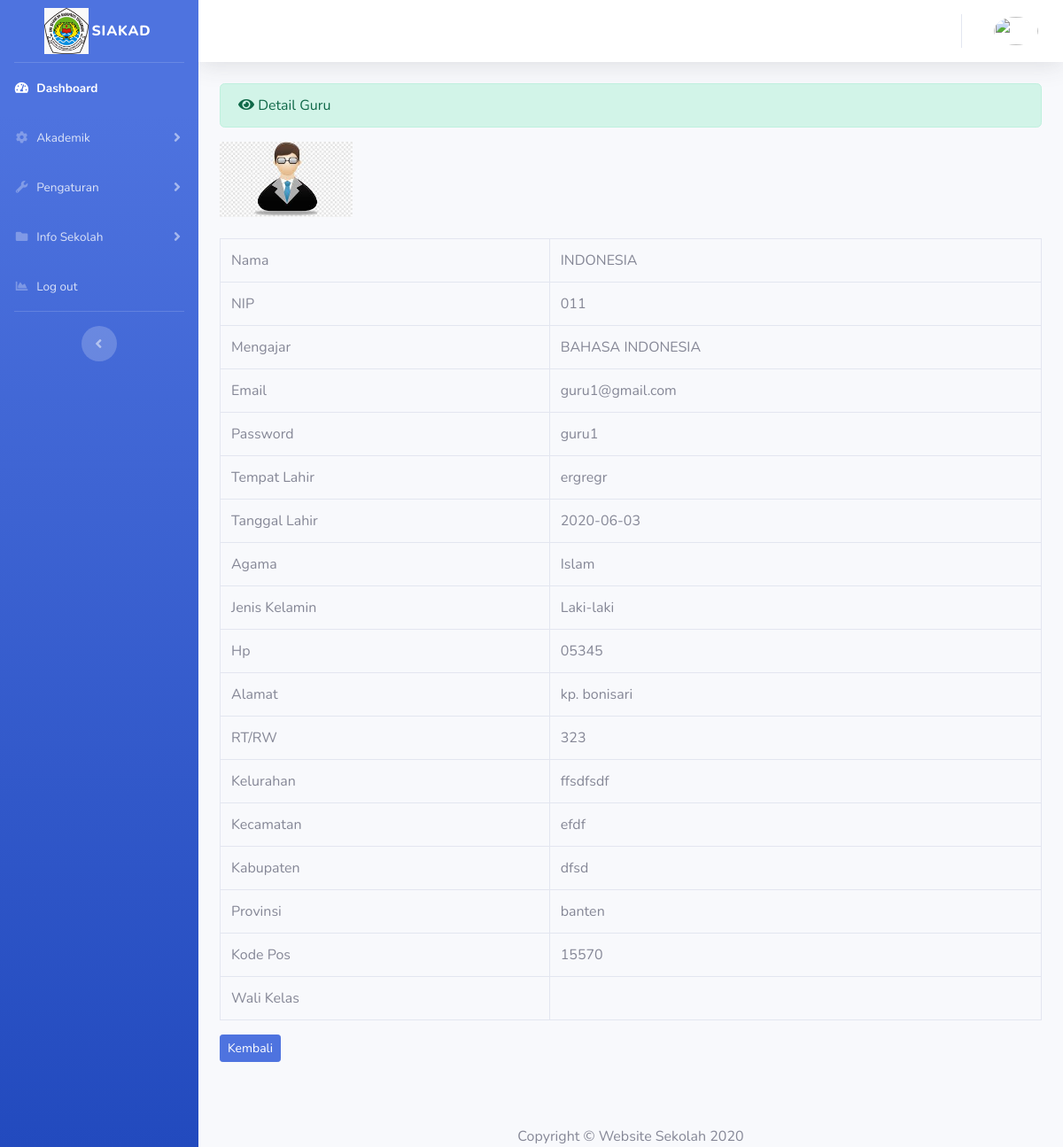
The page /administrator/guru/detail/24 on the database its author committed.
### tables this page shows
CREATE TABLE `data_guru` (
  `id_guru` int(11) NOT NULL,
  `name` varchar(128) NOT NULL,
  `email` varchar(128) NOT NULL,
  `password` varchar(128) NOT NULL,
  `date_created` int(11) NOT NULL,
  `tempat_lahir` varchar(128) NOT NULL,
  `tanggal_lahir` date NOT NULL,
  `nip` varchar(20) NOT NULL,
  `mengajar` varchar(128) NOT NULL,
  `hp` varchar(15) NOT NULL,
  `alamat` varchar(255) NOT NULL,
  `rtrw` varchar(11) NOT NULL,
  `kel` varchar(128) NOT NULL,
  `kec` varchar(128) NOT NULL,
  `kab` varchar(128) NOT NULL,
  `prov` varchar(128) NOT NULL,
  `kode_p` varchar(15) NOT NULL,
  `kelamin` varchar(11) NOT NULL,
  `agama` varchar(11) NOT NULL,
  `image` varchar(128) NOT NULL,
  `wali_kelas` varchar(20) NOT NULL
);

### application/controllers/administrator/guru.php (called while the page is built, shortened)
<?php
class Guru extends CI_Controller
{
    public function detail($id)
    {
        $data = $this->user_model->ambil_data($this->session->userdata['username']);
        $data = array(  'username' => $data->username,
                        'role_id' => $data->role_id,
                    );
        $data['data_guru'] = $this->guru_model->tampil_data('data_guru')->result();
        $data['detail'] = $this->guru_model->ambil_id_guru($id);
        $this->load->view('templates_administrator/header');
        $this->load->view('templates_administrator/sidebar', $data);
        $this->load->view('administrator/guru_detail',$data);
        $this->load->view('templates_administrator/footer');
    }
}

### index.php (called while the page is built, shortened)
<?php
require_once BASEPATH.'core/CodeIgniter.php';

### application/models/guru_model.php (called while the page is built, shortened)
<?php
class Guru_model extends CI_Model
{
    public function ambil_id_guru($id)
    {
        $hasil = $this->db->where('id_guru',$id)->get('data_guru');
        if($hasil -> num_rows() > 0)
        {
            return $hasil->result();
        }else
        {
            return false;
        }
    }
}

### application/views/administrator/guru_detail.php (the view)
<div class="container-fluid">
<div class="alert alert-success" role="alert">
    <i class="fas fa-eye"></i> Detail Guru
</div>
<table class="table table hover table-bordered table=striped">
<?php
  foreach ($detail as $ds) : ?>
    <img class="mb-4" src="<?php echo base_url('assets/img/guru/').
    $ds->image ?>" style="width:150px">
    <tr>
      <td>Nama</td>
      <td><?php echo $ds->name ?></td>
    </tr>
    <tr>
      <td>NIP</td>
      <td><?php echo $ds->nip ?></td>
    </tr>
    <tr>
      <td>Mengajar</td>
      <td><?php echo $ds->mengajar ?></td>
    </tr>
    <tr>
      <td>Email</td>
      <td><?php echo $ds->email ?></td>
    </tr>
    <tr>
      <td>Password</td>
      <td><?php echo $ds->password ?></td>
    </tr>
    <tr>
      <td>Tempat Lahir</td>
      <td><?php echo $ds->tempat_lahir ?></td>
    </tr>
    <tr>
      <td>Tanggal Lahir</td>
      <td><?php echo $ds->tanggal_lahir ?></td>
    </tr>
    <tr>
      <td>Agama</td>
      <td><?php echo $ds->agama ?></td>
    </tr>
    <tr>
      <td>Jenis Kelamin</td>
      <td><?php echo $ds->kelamin ?></td>
    </tr>
    <tr>
      <td>Hp</td>
      <td><?php echo $ds->hp ?></td>
    </tr>
    <tr>
      <td>Alamat</td>
      <td><?php echo $ds->alamat ?></td>
    </tr>
    <tr>
      <td>RT/RW</td>
      <td><?php echo $ds->rtrw ?></td>
    </tr>
    <tr>
      <td>Kelurahan</td>
      <td><?php echo $ds->kel ?></td>
    </tr>
    <tr>
      <td>Kecamatan</td>
      <td><?php echo $ds->kec ?></td>
    </tr>
    <tr>
      <td>Kabupaten</td>
      <td><?php echo $ds->kab ?></td>
    </tr>
    <tr>
      <td>Provinsi</td>
      <td><?php echo $ds->prov ?></td>
    </tr>
    <tr>
      <td>Kode Pos</td>
      <td><?php echo $ds->kode_p ?></td>
    </tr>
    <tr>
      <td>Wali Kelas</td>
      <td><?php echo $ds->wali_kelas ?></td>
    </tr>
  <?php endforeach; ?>
  </table>
  <?php echo anchor('administrator/guru','<div class="btn btn-sm btn-primary">Kembali</div>')?><br>
  <br><br><br>
</div>
</div>
      <div class="container my-auto">
    <div class="copyright text-center my-auto">
      <span>Copyright © Website Sekolah 2020</span>
    </div>
  </div>

### rows shown on the page
data_guru: image (picture), name "INDONESIA", nip "011", mengajar "BAHASA INDONESIA", email "guru1@gmail.com", password "guru1", tempat_lahir "ergregr", tanggal_lahir "2020-06-03", agama "Islam", kelamin "Laki-laki", hp "05345", alamat "kp. bonisari", rtrw "323", kel "ffsdfsdf", kec "efdf", kab "dfsd", prov "banten", kode_p "15570"
